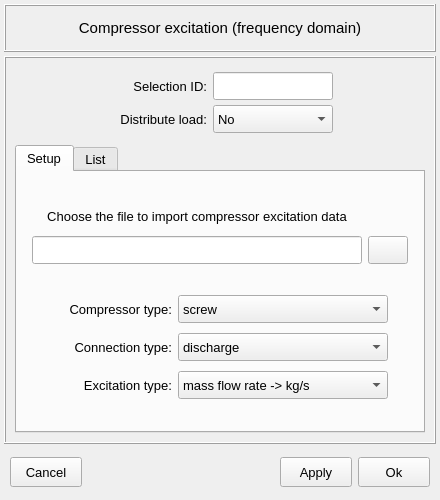
<?xml version="1.0" encoding="UTF-8"?>
<ui version="4.0">
 <class>Dialog</class>
 <widget class="QDialog" name="Dialog">
  <property name="windowModality">
   <enum>Qt::WindowModality::WindowModal</enum>
  </property>
  <property name="geometry">
   <rect>
    <x>0</x>
    <y>0</y>
    <width>440</width>
    <height>500</height>
   </rect>
  </property>
  <property name="sizePolicy">
   <sizepolicy hsizetype="Fixed" vsizetype="Fixed">
    <horstretch>0</horstretch>
    <verstretch>0</verstretch>
   </sizepolicy>
  </property>
  <property name="minimumSize">
   <size>
    <width>420</width>
    <height>400</height>
   </size>
  </property>
  <property name="maximumSize">
   <size>
    <width>440</width>
    <height>500</height>
   </size>
  </property>
  <property name="font">
   <font>
    <pointsize>11</pointsize>
    <bold>false</bold>
   </font>
  </property>
  <property name="contextMenuPolicy">
   <enum>Qt::ContextMenuPolicy::DefaultContextMenu</enum>
  </property>
  <property name="windowTitle">
   <string>Set compressor excitation</string>
  </property>
  <property name="whatsThis">
   <string/>
  </property>
  <layout class="QGridLayout" name="gridLayout_7">
   <property name="leftMargin">
    <number>4</number>
   </property>
   <property name="topMargin">
    <number>4</number>
   </property>
   <property name="rightMargin">
    <number>4</number>
   </property>
   <property name="bottomMargin">
    <number>4</number>
   </property>
   <property name="spacing">
    <number>4</number>
   </property>
   <item row="0" column="0">
    <widget class="QFrame" name="frame">
     <property name="minimumSize">
      <size>
       <width>380</width>
       <height>48</height>
      </size>
     </property>
     <property name="maximumSize">
      <size>
       <width>16777215</width>
       <height>48</height>
      </size>
     </property>
     <property name="frameShape">
      <enum>QFrame::Shape::Box</enum>
     </property>
     <property name="frameShadow">
      <enum>QFrame::Shadow::Raised</enum>
     </property>
     <property name="lineWidth">
      <number>1</number>
     </property>
     <layout class="QGridLayout" name="gridLayout_6">
      <item row="0" column="0">
       <widget class="QLabel" name="label">
        <property name="font">
         <font>
          <family>MS Shell Dlg 2</family>
          <pointsize>11</pointsize>
          <italic>false</italic>
          <bold>false</bold>
         </font>
        </property>
        <property name="text">
         <string>Compressor excitation (frequency domain)</string>
        </property>
        <property name="textFormat">
         <enum>Qt::TextFormat::AutoText</enum>
        </property>
        <property name="alignment">
         <set>Qt::AlignmentFlag::AlignCenter</set>
        </property>
       </widget>
      </item>
     </layout>
    </widget>
   </item>
   <item row="1" column="0">
    <widget class="QFrame" name="frame_2">
     <property name="minimumSize">
      <size>
       <width>380</width>
       <height>280</height>
      </size>
     </property>
     <property name="maximumSize">
      <size>
       <width>16777215</width>
       <height>480</height>
      </size>
     </property>
     <property name="frameShape">
      <enum>QFrame::Shape::Box</enum>
     </property>
     <property name="frameShadow">
      <enum>QFrame::Shadow::Raised</enum>
     </property>
     <layout class="QGridLayout" name="gridLayout_4">
      <item row="0" column="0">
       <widget class="QFrame" name="frame_4">
        <property name="minimumSize">
         <size>
          <width>360</width>
          <height>72</height>
         </size>
        </property>
        <property name="maximumSize">
         <size>
          <width>16777215</width>
          <height>72</height>
         </size>
        </property>
        <property name="frameShape">
         <enum>QFrame::Shape::NoFrame</enum>
        </property>
        <property name="frameShadow">
         <enum>QFrame::Shadow::Raised</enum>
        </property>
        <layout class="QGridLayout" name="gridLayout_5">
         <property name="leftMargin">
          <number>2</number>
         </property>
         <property name="topMargin">
          <number>2</number>
         </property>
         <property name="rightMargin">
          <number>2</number>
         </property>
         <property name="bottomMargin">
          <number>2</number>
         </property>
         <property name="horizontalSpacing">
          <number>6</number>
         </property>
         <property name="verticalSpacing">
          <number>2</number>
         </property>
         <item row="0" column="2">
          <widget class="QLineEdit" name="lineEdit_selection_id">
           <property name="minimumSize">
            <size>
             <width>120</width>
             <height>28</height>
            </size>
           </property>
           <property name="maximumSize">
            <size>
             <width>120</width>
             <height>28</height>
            </size>
           </property>
           <property name="font">
            <font>
             <family>MS Shell Dlg 2</family>
             <pointsize>10</pointsize>
             <italic>false</italic>
             <bold>false</bold>
            </font>
           </property>
           <property name="focusPolicy">
            <enum>Qt::FocusPolicy::ClickFocus</enum>
           </property>
           <property name="styleSheet">
            <string notr="true"/>
           </property>
           <property name="alignment">
            <set>Qt::AlignmentFlag::AlignCenter</set>
           </property>
          </widget>
         </item>
         <item row="0" column="3">
          <spacer name="horizontalSpacer_2">
           <property name="orientation">
            <enum>Qt::Orientation::Horizontal</enum>
           </property>
           <property name="sizeHint" stdset="0">
            <size>
             <width>40</width>
             <height>20</height>
            </size>
           </property>
          </spacer>
         </item>
         <item row="0" column="1">
          <widget class="QLabel" name="label_2">
           <property name="minimumSize">
            <size>
             <width>100</width>
             <height>28</height>
            </size>
           </property>
           <property name="maximumSize">
            <size>
             <width>100</width>
             <height>28</height>
            </size>
           </property>
           <property name="font">
            <font>
             <family>MS Shell Dlg 2</family>
             <pointsize>10</pointsize>
             <italic>false</italic>
             <bold>false</bold>
            </font>
           </property>
           <property name="text">
            <string>Selection ID:</string>
           </property>
           <property name="alignment">
            <set>Qt::AlignmentFlag::AlignRight|Qt::AlignmentFlag::AlignTrailing|Qt::AlignmentFlag::AlignVCenter</set>
           </property>
          </widget>
         </item>
         <item row="0" column="0">
          <spacer name="horizontalSpacer">
           <property name="orientation">
            <enum>Qt::Orientation::Horizontal</enum>
           </property>
           <property name="sizeHint" stdset="0">
            <size>
             <width>40</width>
             <height>20</height>
            </size>
           </property>
          </spacer>
         </item>
         <item row="1" column="1">
          <widget class="QLabel" name="label_3">
           <property name="minimumSize">
            <size>
             <width>100</width>
             <height>28</height>
            </size>
           </property>
           <property name="maximumSize">
            <size>
             <width>100</width>
             <height>28</height>
            </size>
           </property>
           <property name="font">
            <font>
             <family>MS Shell Dlg 2</family>
             <pointsize>10</pointsize>
             <italic>false</italic>
             <bold>false</bold>
            </font>
           </property>
           <property name="text">
            <string>Distribute load:</string>
           </property>
           <property name="alignment">
            <set>Qt::AlignmentFlag::AlignRight|Qt::AlignmentFlag::AlignTrailing|Qt::AlignmentFlag::AlignVCenter</set>
           </property>
          </widget>
         </item>
         <item row="1" column="2">
          <widget class="QComboBox" name="comboBox_distribute_load">
           <property name="minimumSize">
            <size>
             <width>120</width>
             <height>28</height>
            </size>
           </property>
           <property name="maximumSize">
            <size>
             <width>120</width>
             <height>28</height>
            </size>
           </property>
           <property name="font">
            <font>
             <pointsize>10</pointsize>
             <bold>false</bold>
            </font>
           </property>
           <item>
            <property name="text">
             <string>No</string>
            </property>
           </item>
           <item>
            <property name="text">
             <string>Yes</string>
            </property>
           </item>
          </widget>
         </item>
        </layout>
       </widget>
      </item>
      <item row="1" column="0">
       <widget class="QTabWidget" name="tabWidget_main">
        <property name="minimumSize">
         <size>
          <width>360</width>
          <height>0</height>
         </size>
        </property>
        <property name="maximumSize">
         <size>
          <width>16777215</width>
          <height>16777215</height>
         </size>
        </property>
        <property name="font">
         <font>
          <pointsize>10</pointsize>
          <bold>false</bold>
         </font>
        </property>
        <property name="currentIndex">
         <number>0</number>
        </property>
        <widget class="QWidget" name="tab_setup">
         <attribute name="title">
          <string>Setup</string>
         </attribute>
         <layout class="QGridLayout" name="gridLayout_3">
          <property name="leftMargin">
           <number>2</number>
          </property>
          <property name="topMargin">
           <number>6</number>
          </property>
          <property name="rightMargin">
           <number>2</number>
          </property>
          <property name="bottomMargin">
           <number>6</number>
          </property>
          <property name="spacing">
           <number>2</number>
          </property>
          <item row="4" column="0">
           <widget class="QFrame" name="frame_5">
            <property name="minimumSize">
             <size>
              <width>0</width>
              <height>120</height>
             </size>
            </property>
            <property name="frameShape">
             <enum>QFrame::Shape::NoFrame</enum>
            </property>
            <property name="frameShadow">
             <enum>QFrame::Shadow::Raised</enum>
            </property>
            <layout class="QGridLayout" name="gridLayout">
             <property name="leftMargin">
              <number>4</number>
             </property>
             <property name="topMargin">
              <number>4</number>
             </property>
             <property name="rightMargin">
              <number>4</number>
             </property>
             <property name="bottomMargin">
              <number>4</number>
             </property>
             <item row="0" column="2">
              <widget class="QComboBox" name="comboBox_compressor_type">
               <property name="minimumSize">
                <size>
                 <width>210</width>
                 <height>28</height>
                </size>
               </property>
               <property name="maximumSize">
                <size>
                 <width>16777215</width>
                 <height>28</height>
                </size>
               </property>
               <item>
                <property name="text">
                 <string>screw</string>
                </property>
               </item>
               <item>
                <property name="text">
                 <string>centrifugal</string>
                </property>
               </item>
               <item>
                <property name="text">
                 <string>reciprocating</string>
                </property>
               </item>
              </widget>
             </item>
             <item row="0" column="1">
              <widget class="QLabel" name="label_16">
               <property name="minimumSize">
                <size>
                 <width>120</width>
                 <height>28</height>
                </size>
               </property>
               <property name="maximumSize">
                <size>
                 <width>16777215</width>
                 <height>28</height>
                </size>
               </property>
               <property name="text">
                <string>Compressor type:</string>
               </property>
               <property name="alignment">
                <set>Qt::AlignmentFlag::AlignRight|Qt::AlignmentFlag::AlignTrailing|Qt::AlignmentFlag::AlignVCenter</set>
               </property>
              </widget>
             </item>
             <item row="1" column="1">
              <widget class="QLabel" name="label_15">
               <property name="minimumSize">
                <size>
                 <width>120</width>
                 <height>28</height>
                </size>
               </property>
               <property name="maximumSize">
                <size>
                 <width>16777215</width>
                 <height>28</height>
                </size>
               </property>
               <property name="text">
                <string>Connection type:</string>
               </property>
               <property name="alignment">
                <set>Qt::AlignmentFlag::AlignRight|Qt::AlignmentFlag::AlignTrailing|Qt::AlignmentFlag::AlignVCenter</set>
               </property>
              </widget>
             </item>
             <item row="1" column="2">
              <widget class="QComboBox" name="comboBox_connection_type">
               <property name="minimumSize">
                <size>
                 <width>210</width>
                 <height>28</height>
                </size>
               </property>
               <property name="maximumSize">
                <size>
                 <width>16777215</width>
                 <height>28</height>
                </size>
               </property>
               <item>
                <property name="text">
                 <string>discharge</string>
                </property>
               </item>
               <item>
                <property name="text">
                 <string>suction</string>
                </property>
               </item>
              </widget>
             </item>
             <item row="2" column="1">
              <widget class="QLabel" name="label_17">
               <property name="minimumSize">
                <size>
                 <width>120</width>
                 <height>28</height>
                </size>
               </property>
               <property name="maximumSize">
                <size>
                 <width>16777215</width>
                 <height>28</height>
                </size>
               </property>
               <property name="text">
                <string>Excitation type:</string>
               </property>
               <property name="alignment">
                <set>Qt::AlignmentFlag::AlignRight|Qt::AlignmentFlag::AlignTrailing|Qt::AlignmentFlag::AlignVCenter</set>
               </property>
              </widget>
             </item>
             <item row="2" column="2">
              <widget class="QComboBox" name="comboBox_excitation_type">
               <property name="minimumSize">
                <size>
                 <width>210</width>
                 <height>28</height>
                </size>
               </property>
               <property name="maximumSize">
                <size>
                 <width>16777215</width>
                 <height>28</height>
                </size>
               </property>
               <item>
                <property name="text">
                 <string>mass flow rate -&gt; kg/s</string>
                </property>
               </item>
               <item>
                <property name="text">
                 <string>surface velocity -&gt; m/s</string>
                </property>
               </item>
               <item>
                <property name="text">
                 <string>volumetric flow rate -&gt; m³/s</string>
                </property>
               </item>
              </widget>
             </item>
             <item row="0" column="3">
              <spacer name="horizontalSpacer_3">
               <property name="orientation">
                <enum>Qt::Orientation::Horizontal</enum>
               </property>
               <property name="sizeHint" stdset="0">
                <size>
                 <width>40</width>
                 <height>20</height>
                </size>
               </property>
              </spacer>
             </item>
             <item row="0" column="0">
              <spacer name="horizontalSpacer_4">
               <property name="orientation">
                <enum>Qt::Orientation::Horizontal</enum>
               </property>
               <property name="sizeHint" stdset="0">
                <size>
                 <width>40</width>
                 <height>20</height>
                </size>
               </property>
              </spacer>
             </item>
            </layout>
           </widget>
          </item>
          <item row="5" column="0">
           <spacer name="verticalSpacer_2">
            <property name="orientation">
             <enum>Qt::Orientation::Vertical</enum>
            </property>
            <property name="sizeHint" stdset="0">
             <size>
              <width>20</width>
              <height>40</height>
             </size>
            </property>
           </spacer>
          </item>
          <item row="3" column="0">
           <spacer name="verticalSpacer_3">
            <property name="orientation">
             <enum>Qt::Orientation::Vertical</enum>
            </property>
            <property name="sizeHint" stdset="0">
             <size>
              <width>20</width>
              <height>40</height>
             </size>
            </property>
           </spacer>
          </item>
          <item row="1" column="0">
           <widget class="QFrame" name="frame_10">
            <property name="minimumSize">
             <size>
              <width>260</width>
              <height>72</height>
             </size>
            </property>
            <property name="maximumSize">
             <size>
              <width>16777215</width>
              <height>72</height>
             </size>
            </property>
            <property name="frameShape">
             <enum>QFrame::Shape::NoFrame</enum>
            </property>
            <property name="frameShadow">
             <enum>QFrame::Shadow::Raised</enum>
            </property>
            <layout class="QGridLayout" name="gridLayout_11">
             <property name="leftMargin">
              <number>4</number>
             </property>
             <property name="topMargin">
              <number>4</number>
             </property>
             <property name="rightMargin">
              <number>4</number>
             </property>
             <property name="bottomMargin">
              <number>4</number>
             </property>
             <property name="spacing">
              <number>6</number>
             </property>
             <item row="1" column="0">
              <spacer name="horizontalSpacer_13">
               <property name="orientation">
                <enum>Qt::Orientation::Horizontal</enum>
               </property>
               <property name="sizeHint" stdset="0">
                <size>
                 <width>40</width>
                 <height>20</height>
                </size>
               </property>
              </spacer>
             </item>
             <item row="1" column="1">
              <widget class="QLineEdit" name="lineEdit_table_path">
               <property name="enabled">
                <bool>true</bool>
               </property>
               <property name="minimumSize">
                <size>
                 <width>330</width>
                 <height>28</height>
                </size>
               </property>
               <property name="maximumSize">
                <size>
                 <width>600</width>
                 <height>28</height>
                </size>
               </property>
               <property name="font">
                <font>
                 <pointsize>9</pointsize>
                 <bold>false</bold>
                </font>
               </property>
               <property name="styleSheet">
                <string notr="true"/>
               </property>
               <property name="alignment">
                <set>Qt::AlignmentFlag::AlignCenter</set>
               </property>
               <property name="clearButtonEnabled">
                <bool>true</bool>
               </property>
              </widget>
             </item>
             <item row="1" column="4">
              <spacer name="horizontalSpacer_14">
               <property name="orientation">
                <enum>Qt::Orientation::Horizontal</enum>
               </property>
               <property name="sizeHint" stdset="0">
                <size>
                 <width>40</width>
                 <height>20</height>
                </size>
               </property>
              </spacer>
             </item>
             <item row="1" column="2">
              <widget class="QPushButton" name="pushButton_load_table">
               <property name="enabled">
                <bool>true</bool>
               </property>
               <property name="sizePolicy">
                <sizepolicy hsizetype="Expanding" vsizetype="Fixed">
                 <horstretch>0</horstretch>
                 <verstretch>0</verstretch>
                </sizepolicy>
               </property>
               <property name="minimumSize">
                <size>
                 <width>40</width>
                 <height>28</height>
                </size>
               </property>
               <property name="maximumSize">
                <size>
                 <width>40</width>
                 <height>28</height>
                </size>
               </property>
               <property name="font">
                <font>
                 <family>MS Shell Dlg 2</family>
                 <pointsize>10</pointsize>
                 <italic>false</italic>
                 <bold>false</bold>
                </font>
               </property>
               <property name="styleSheet">
                <string notr="true"/>
               </property>
               <property name="text">
                <string/>
               </property>
               <property name="icon">
                <iconset resource="../../../../icons/dark_theme/resources.qrc">
                 <normaloff>:/icons/document_search_blue.png</normaloff>:/icons/document_search_blue.png</iconset>
               </property>
               <property name="iconSize">
                <size>
                 <width>20</width>
                 <height>20</height>
                </size>
               </property>
               <property name="autoDefault">
                <bool>false</bool>
               </property>
              </widget>
             </item>
             <item row="0" column="1">
              <widget class="QLabel" name="label_5">
               <property name="minimumSize">
                <size>
                 <width>0</width>
                 <height>32</height>
                </size>
               </property>
               <property name="maximumSize">
                <size>
                 <width>16777215</width>
                 <height>32</height>
                </size>
               </property>
               <property name="frameShape">
                <enum>QFrame::Shape::NoFrame</enum>
               </property>
               <property name="text">
                <string>Choose the file to import compressor excitation data</string>
               </property>
               <property name="alignment">
                <set>Qt::AlignmentFlag::AlignCenter</set>
               </property>
              </widget>
             </item>
            </layout>
           </widget>
          </item>
          <item row="0" column="0">
           <spacer name="verticalSpacer">
            <property name="orientation">
             <enum>Qt::Orientation::Vertical</enum>
            </property>
            <property name="sizeHint" stdset="0">
             <size>
              <width>20</width>
              <height>40</height>
             </size>
            </property>
           </spacer>
          </item>
         </layout>
        </widget>
        <widget class="QWidget" name="tab_list">
         <attribute name="title">
          <string>List</string>
         </attribute>
         <layout class="QGridLayout" name="gridLayout_9">
          <property name="leftMargin">
           <number>2</number>
          </property>
          <property name="topMargin">
           <number>8</number>
          </property>
          <property name="rightMargin">
           <number>2</number>
          </property>
          <property name="bottomMargin">
           <number>2</number>
          </property>
          <property name="spacing">
           <number>2</number>
          </property>
          <item row="1" column="0">
           <widget class="QFrame" name="frame_3">
            <property name="minimumSize">
             <size>
              <width>320</width>
              <height>40</height>
             </size>
            </property>
            <property name="maximumSize">
             <size>
              <width>320</width>
              <height>40</height>
             </size>
            </property>
            <property name="frameShape">
             <enum>QFrame::Shape::NoFrame</enum>
            </property>
            <property name="frameShadow">
             <enum>QFrame::Shadow::Raised</enum>
            </property>
            <layout class="QGridLayout" name="gridLayout_8">
             <property name="leftMargin">
              <number>4</number>
             </property>
             <property name="topMargin">
              <number>4</number>
             </property>
             <property name="rightMargin">
              <number>4</number>
             </property>
             <property name="bottomMargin">
              <number>4</number>
             </property>
             <property name="horizontalSpacing">
              <number>12</number>
             </property>
             <item row="0" column="0">
              <widget class="QPushButton" name="pushButton_reset">
               <property name="minimumSize">
                <size>
                 <width>100</width>
                 <height>28</height>
                </size>
               </property>
               <property name="maximumSize">
                <size>
                 <width>100</width>
                 <height>28</height>
                </size>
               </property>
               <property name="font">
                <font>
                 <family>MS Shell Dlg 2</family>
                 <pointsize>10</pointsize>
                 <italic>false</italic>
                 <bold>false</bold>
                </font>
               </property>
               <property name="styleSheet">
                <string notr="true"/>
               </property>
               <property name="text">
                <string>Reset</string>
               </property>
               <property name="autoDefault">
                <bool>false</bool>
               </property>
              </widget>
             </item>
             <item row="0" column="1">
              <widget class="QPushButton" name="pushButton_remove">
               <property name="minimumSize">
                <size>
                 <width>100</width>
                 <height>28</height>
                </size>
               </property>
               <property name="maximumSize">
                <size>
                 <width>100</width>
                 <height>28</height>
                </size>
               </property>
               <property name="font">
                <font>
                 <family>MS Shell Dlg 2</family>
                 <pointsize>10</pointsize>
                 <italic>false</italic>
                 <bold>false</bold>
                </font>
               </property>
               <property name="styleSheet">
                <string notr="true"/>
               </property>
               <property name="text">
                <string>Remove</string>
               </property>
               <property name="autoDefault">
                <bool>false</bool>
               </property>
              </widget>
             </item>
            </layout>
           </widget>
          </item>
          <item row="0" column="0">
           <widget class="QTreeWidget" name="treeWidget_compressor_excitation_spectrum">
            <property name="minimumSize">
             <size>
              <width>320</width>
              <height>100</height>
             </size>
            </property>
            <property name="maximumSize">
             <size>
              <width>320</width>
              <height>200</height>
             </size>
            </property>
            <property name="font">
             <font>
              <family>MS Shell Dlg 2</family>
              <pointsize>10</pointsize>
              <italic>false</italic>
              <bold>false</bold>
             </font>
            </property>
            <property name="toolTip">
             <string>Select a face to remove the previously attributed boundary condition.</string>
            </property>
            <property name="indentation">
             <number>1</number>
            </property>
            <property name="headerHidden">
             <bool>false</bool>
            </property>
            <attribute name="headerHighlightSections">
             <bool>false</bool>
            </attribute>
            <attribute name="headerShowSortIndicator" stdset="0">
             <bool>false</bool>
            </attribute>
            <attribute name="headerStretchLastSection">
             <bool>true</bool>
            </attribute>
            <column>
             <property name="text">
              <string>Surface ID</string>
             </property>
             <property name="textAlignment">
              <set>AlignCenter</set>
             </property>
            </column>
            <column>
             <property name="text">
              <string>Values</string>
             </property>
             <property name="textAlignment">
              <set>AlignCenter</set>
             </property>
            </column>
           </widget>
          </item>
         </layout>
        </widget>
       </widget>
      </item>
     </layout>
    </widget>
   </item>
   <item row="2" column="0">
    <widget class="QFrame" name="frame_buttons">
     <property name="minimumSize">
      <size>
       <width>0</width>
       <height>48</height>
      </size>
     </property>
     <property name="maximumSize">
      <size>
       <width>16777215</width>
       <height>48</height>
      </size>
     </property>
     <property name="frameShape">
      <enum>QFrame::Shape::NoFrame</enum>
     </property>
     <property name="frameShadow">
      <enum>QFrame::Shadow::Raised</enum>
     </property>
     <layout class="QGridLayout" name="gridLayout_12">
      <property name="leftMargin">
       <number>6</number>
      </property>
      <property name="topMargin">
       <number>0</number>
      </property>
      <property name="rightMargin">
       <number>6</number>
      </property>
      <property name="bottomMargin">
       <number>0</number>
      </property>
      <property name="verticalSpacing">
       <number>0</number>
      </property>
      <item row="0" column="3">
       <widget class="QPushButton" name="pushButton_apply_and_close">
        <property name="minimumSize">
         <size>
          <width>72</width>
          <height>30</height>
         </size>
        </property>
        <property name="maximumSize">
         <size>
          <width>72</width>
          <height>30</height>
         </size>
        </property>
        <property name="font">
         <font>
          <pointsize>10</pointsize>
          <italic>false</italic>
          <bold>false</bold>
         </font>
        </property>
        <property name="styleSheet">
         <string notr="true"/>
        </property>
        <property name="text">
         <string>Ok</string>
        </property>
        <property name="autoDefault">
         <bool>false</bool>
        </property>
        <property name="default">
         <bool>false</bool>
        </property>
        <property name="flat">
         <bool>false</bool>
        </property>
       </widget>
      </item>
      <item row="0" column="2">
       <widget class="QPushButton" name="pushButton_apply">
        <property name="minimumSize">
         <size>
          <width>72</width>
          <height>30</height>
         </size>
        </property>
        <property name="maximumSize">
         <size>
          <width>72</width>
          <height>30</height>
         </size>
        </property>
        <property name="font">
         <font>
          <pointsize>10</pointsize>
          <italic>false</italic>
          <bold>false</bold>
         </font>
        </property>
        <property name="styleSheet">
         <string notr="true"/>
        </property>
        <property name="text">
         <string>Apply</string>
        </property>
        <property name="autoDefault">
         <bool>false</bool>
        </property>
        <property name="default">
         <bool>false</bool>
        </property>
        <property name="flat">
         <bool>false</bool>
        </property>
       </widget>
      </item>
      <item row="0" column="0">
       <widget class="QPushButton" name="pushButton_cancel">
        <property name="minimumSize">
         <size>
          <width>72</width>
          <height>30</height>
         </size>
        </property>
        <property name="maximumSize">
         <size>
          <width>72</width>
          <height>30</height>
         </size>
        </property>
        <property name="font">
         <font>
          <pointsize>10</pointsize>
          <italic>false</italic>
          <bold>false</bold>
         </font>
        </property>
        <property name="styleSheet">
         <string notr="true"/>
        </property>
        <property name="text">
         <string>Cancel</string>
        </property>
        <property name="autoDefault">
         <bool>false</bool>
        </property>
        <property name="default">
         <bool>false</bool>
        </property>
        <property name="flat">
         <bool>false</bool>
        </property>
       </widget>
      </item>
      <item row="0" column="1">
       <spacer name="horizontalSpacer_17">
        <property name="orientation">
         <enum>Qt::Orientation::Horizontal</enum>
        </property>
        <property name="sizeHint" stdset="0">
         <size>
          <width>40</width>
          <height>20</height>
         </size>
        </property>
       </spacer>
      </item>
     </layout>
    </widget>
   </item>
  </layout>
 </widget>
 <resources>
  <include location="../../../../icons/dark_theme/resources.qrc"/>
 </resources>
 <connections/>
</ui>
